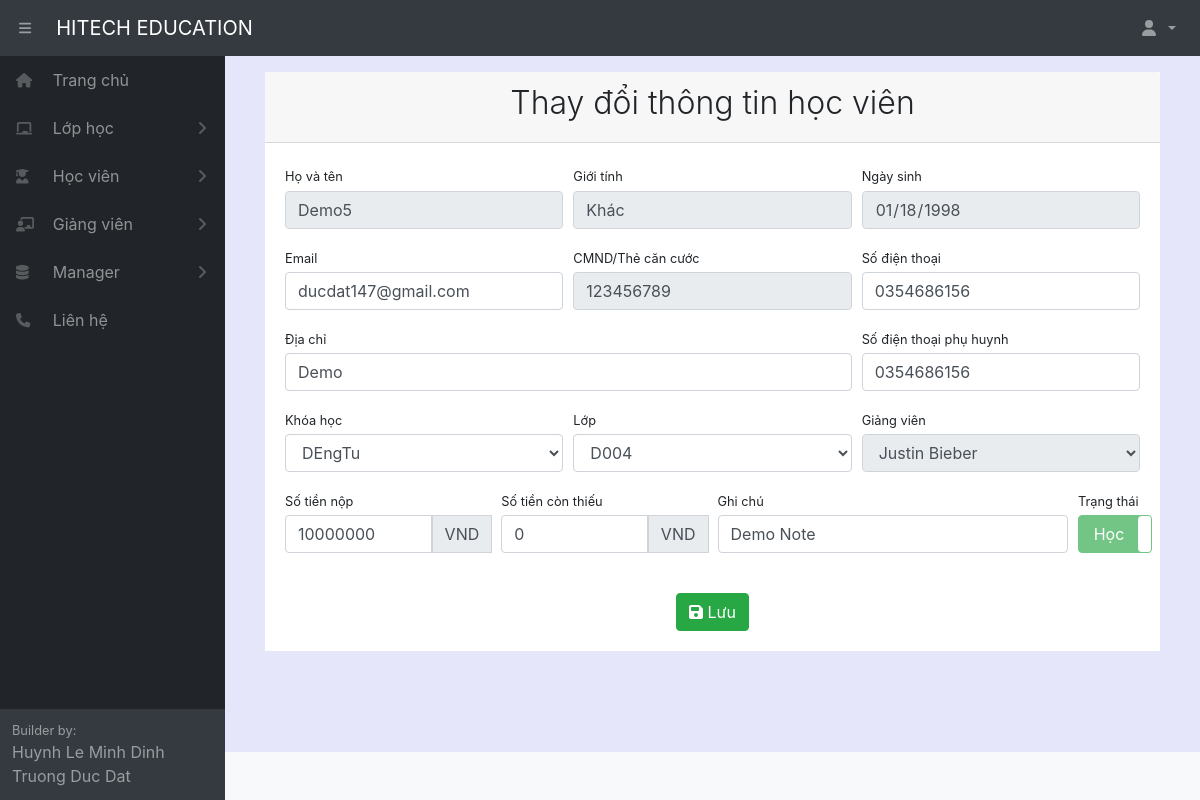
Page /student/113/ (signed in) on the committed database.
### home/models.py (models this page shows, shortened)
class Student(models.Model):
    fullname = models.CharField(max_length=100, verbose_name="Tên học sinh")
    gender = models.ForeignKey(Gender, null= True, on_delete=models.SET_NULL)
    birthday = models.DateField(verbose_name="Ngày sinh")
    identity_card = models.CharField(max_length=100, null = True, blank=True, verbose_name="CMND")
    phonenumber = models.CharField(max_length=100, null = True, blank=True, verbose_name="SDT")
    phonenumber_family = models.CharField(max_length=100, null = True, blank=True, verbose_name="SDT phụ huynh")
    email = models.CharField(max_length=100, null = True, blank=True, verbose_name="Email")
    adress = models.CharField(max_length=300, null = True, blank=True, verbose_name="Địa chỉ")
    classname = models.ForeignKey(Classname, null= True, on_delete=models.SET_NULL)
    fee = models.IntegerField(default=0, verbose_name="Học phí")
    fee_remain = models.IntegerField(default=0, verbose_name="Học phí còn lại")
    create_date = models.DateField(auto_now_add=True, verbose_name="Ngày đăng ký học")
    havedetailschedule = active = models.BooleanField(default=False, verbose_name="Thời khóa biểu cá nhân")
    note = models.CharField(max_length=300, null = True, blank=True, verbose_name="Ghi chú")
    active = models.BooleanField(default=True, verbose_name="Trạng thái")
    class Meta:
        ordering =["fullname"]
        verbose_name_plural = "Học sinh"

class Gender(models.Model):
    name = models.CharField(max_length=5, verbose_name="Giới tính")
    def __str__(self):
        return  self.name
    class Meta:
        ordering =["name"]
        verbose_name_plural = "Giới tính"

### home/decorators.py (the view)
        def wrapper_func(request, *args, **kwargs):
            group = None
            if request.user.groups.exists():
                group = request.user.groups.all()[0].name
            if group in allowed_roles:
                return view_func(request, *args, **kwargs)
            else:
                return redirect('errorrole')

### home/forms.py
class UpdateStudentForm(ModelForm):
    class Meta:
        model = Student
        fields = 'email','phonenumber','adress','phonenumber_family','fee','fee_remain','note','active'

### home/models.py (called while the page is built)
    def __str__(self):
        return  self.fullname

    def __str__(self):
        return  self.fullname

    def __str__(self):
        return  self.fullname

### home/views.py (called while the page is built, shortened)
@login_required(login_url='login')
@allowed_users(allowed_roles=['admin','manager','staff'])
def detailStudent(request,pk):
    student = Student.objects.get(pk=pk)
    classname = Classname.objects.all()
    unit = Unit.objects.all()
    schedule = Schedule.objects.all()
    form = UpdateStudentForm(instance=student)
    context = {'form':form, 'schedule':schedule, 'student':student, 'classname': classname, 'unit': unit}
    return render(request,'student/detailStudent.html',context)

### home/templates/student/detailStudent.html (shortened to what this page needs)
{% extends "pages/base.html" %} {% block title %} Đăng kí học {% endblock title %} {% block content %} {% load static %}
<div class="card-header">
    <h2 class="text-center font-weight-light">Thay đổi thông tin học viên</h2>
</div>
<div class="card-body">
    <form method='POST' action="" id="qrcodeRedirectForm"  name="qrcodeRedirectForm">
        <div class="form-row">
            <div class="col-md-4">
                <label class="small mb-1" for="inputName">Họ và tên</label>
                <div class="form-group">
                    <input class="form-control" disabled id="inputName" type="text" placeholder="Nhập họ và tên"
                        value="{{ student.fullname }}" />
                </div>
            </div>
            <div class="col-md-4">
                <label class="small mb-1" for="inputGender">Giới tính</label>
                <div class="form-group">
                    <input class="form-control" disabled id="inputGender" type="text" value="{{ student.gender }}" />
                </div>
            </div>
            <div class="col-md-4">
                <label class="small mb-1" for="inputBirthDay">Ngày sinh</label>
                <div class="form-group">
                    <input class="form-control" disabled id="inputBirthDay" type="date"
                        value="{{ student.birthday|date:"Y-m-d" }}" />
                </div>
            </div>
        </div>
        <div class="form-row">
            <div class="col-md-4">
                <label class="small mb-1" for="inputEmail">Email</label>
                <div class="form-group">
                    <input class="form-control" name="email" required id="id_email" type="email"
                        value="{{ student.email }}" />
                </div>
            </div>
            <div class="col-md-4">
                <label class="small mb-1" for="inputIdentityCard">CMND/Thẻ căn cước</label>
                <div class="form-group">
                    <input class="form-control" disabled id="inputIdentityCard" type="text"
                        placeholder="Nhập CMND học viên" value="{{ student.identity_card }}" />
                </div>
            </div>
            <div class="col-md-4">
                <label class="small mb-1" for="id_phonenumber">Số điện thoại</label>
                <div class="form-group">
                    <input class="form-control" name="phonenumber" required id="id_phonenumber" type="text"
                        placeholder="Nhập số điện thoại của học viên" value="{{ student.phonenumber }}" /></div>
            </div>
        </div>
        <div class="form-row">
            <div class="col-md-8">
                <label class="small mb-1" for="id_adress">Địa chỉ</label>
                <div class="form-group">
                    <input class="form-control" name="adress" required id="id_adress" type="text"
                        placeholder="Nhập địa chỉ của học viên " value="{{ student.adress }}" />
                </div>
            </div>
            <div class="col-md-4">
                <label class="small mb-1" for="id_phonenumber_family">Số điện thoại phụ huynh</label>
                <div class="form-group">
                    <input class="form-control" name="phonenumber_family" required id="id_phonenumber_family"
                        type="text" placeholder="Nhập số điện thoại phụ huynh"
                        value="{{ student.phonenumber_family }}" /></div>
            </div>
        </div>
        <div class="form-row">
            <div class="col-md-4">
                <label class="small mb-1" for="inputFirstName">Khóa học</label>
                <div class="form-group">
                    <select onchange="changeUnitClassname(this.value)" class="form-control" id="id_unit">
                        {% for i in classname %}
                        {% if i.pk == student.classname_id%}
                        <option value="{{i.unit_id}}" hidden>{{i.unit}}</option>
                        {% endif %}
                        {% endfor %}
                    </select>
                </div>
            </div>
            <div class="col-md-4">
                <label class="small mb-1" for="inputClass">Lớp</label>
                <div class="form-group">
                    <select onchange="changeclassname()" class="form-control" id="id_classname" name="classname">
                        {% for i in classname %}
                        {% if i.active == 0 %}
                        <option value="{{i.pk}}" data-option="{{i.unit_id}}">{{i.fullname}}</option>
                        {% endif %}
                        {% endfor %}
                    </select>
                </div>
            </div>
            <div class="col-md-4">
                <label class="small mb-1" for="inputTeacherName">Giảng viên</label>
                <div class="form-group">
                    <select disabled class="form-control" id="id_teacher" required>
                        {% for i in classname %}
                        {% if i.active == 0 %}
                        <option value="{{i.pk}}" hidden>{{i.teacher}}</option>
                        {% endif %}
                        {% endfor %}
                    </select>
                </div>
            </div>
        </div>
        <div class="form-row">
            <div class="col-md-3">
                <label class="small mb-1" for="inputFee">Số tiền nộp</label>
                <div class="form-group input-group mb-3">
                    <input class="form-control" required id="id_fee" name="fee" type="text"
                        placeholder="Nhập số tiền mà học viên nộp vào đây" value="{{ student.fee }}" />
                    <div class="input-group-prepend">
                        <span class="input-group-text">VND</span>
                    </div>
                </div>
            </div>
            <div class="col-md-3">
                <label class="small mb-1" for="inputFee">Số tiền còn thiếu</label>
                <div class="form-group input-group mb-3">
                    <input class="form-control" required id="id_fee_remain" name="fee_remain" type="text"
                        value="{{ student.fee_remain }}" />
                    <div class="input-group-prepend">
                        <span class="input-group-text">VND</span>
                    </div>
                </div>
            </div>
            <div class="col-md-5">
                <label class="small mb-1" for="inputNote">Ghi chú</label>
                <div class="form-group">
                    <input class="form-control" name="note" id="id_note" type="text" placeholder="Ghi chú"
                        value="{{ student.note }}" />
                </div>
            </div>
            <div class="col-md-1">
                <label class="small mb-1" for="inputActive">Trạng thái</label>
                <div class="form-group">
                </div>
            </div>
        </div>
        <div class="form-group d-flex align-items-center justify-content-between mt-4 mb-0">
            {% if student.havedetailschedule == 0 %}
            <a onclick="submita()" id="id_button" class="btn btn-success"
                style="margin-left: auto; margin-right: auto; color: white;"><i class="fas fa-save"></i> Lưu</a>
            {% else %}
            <label class="btn btn-danger" onclick="alertnochange()" disabled
                style="margin-left: auto; margin-right: auto;">
                Không được thay đổi
            </label>
            {% endif %}
        </div>
    </form>
</div>
{% endblock content %}

### rows in the picture
Student: fullname "Demo5", gender "Khác", birthday "01/18/1998", email "ducdat147@gmail.com", identity_card "123456789", phonenumber "0354686156", adress "Demo", phonenumber_family "0354686156", fee "10000000", fee_remain "0", note "Demo Note"

### other values in the picture
form field value "DEngTu"
form field classname "D004"
form field value "Justin Bieber"
